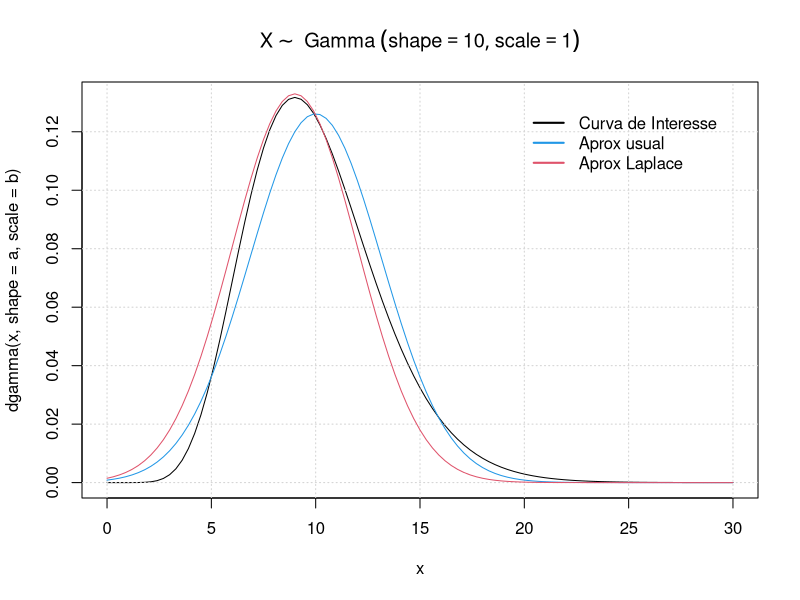

The R script that drew this image:
##======================================================================
##                                                        Eduardo Junior
##                                                    eduardo.jr@ufpr.br
##                                                            29-10-2015
##======================================================================

##----------------------------------------------------------------------
## Aproximação Normal (usando formulação de Laplace

## Curve de interesse
a <- 10
b <- 1
curve(dgamma(x, shape = a, scale = b), 0, a * b * 3)
title(substitute(X %~% ~~"Gamma" ~ (list(shape == a, scale == b)),
                 list(a = a, b = b)))
grid()

## Aproximando pela Normal com parametros mu e sig calculados
## teoricamente

(mu_calc <- a * b)
(sd_calc <- sqrt(a * b ^ 2))

curve(dnorm(x, mu_calc, sd_calc), add = TRUE, col = 4)

## Aproximando pela Normal com parametros calculados utilizando a
## formulação de Laplace. 

(temp <- optim(mu_calc, dgamma, shape = a, scale = b,
               hessian = TRUE, log = TRUE, method = "BFGS",
               control = list(fnscale = -1)))

mu_lapl <- temp$par
sd_lapl <- sqrt(1 / - temp$hessian)

curve(dnorm(x, mu_lapl, sd_lapl), add = TRUE, col = 2)

##-------------------------------------------
## Adicionando legenda 
legend("topright",
       legend = c("Curva de Interesse", "Aprox usual", "Aprox Laplace"),
       lty = 1, lwd = 2, col = c(1, 4, 2),
       inset = 0.05, bty = "n")
